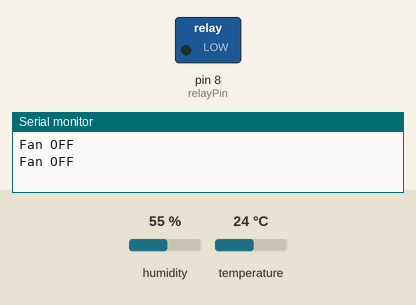
Simulated run of this sketch. Board: Arduino Uno, built with avr-gcc and run on an emulated ATmega328P. Shown: switched loads named in the sketch (green lamp = pin HIGH), the last lines printed to the serial monitor. The test bench sets the inputs (shaded band); at power-on: temperature 24 °C, humidity 55 %.

Above: at 2.8 s.
2.9 s: temperature set to 29 °C
5.6 s: temperature set to 32 °C
At 6.4 s:
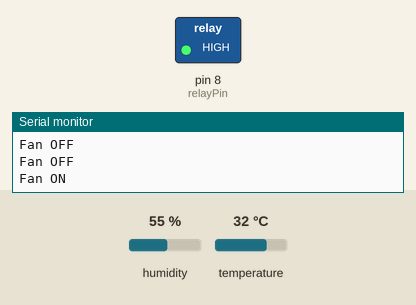
8.3 s: temperature set to 12 °C
At 11.1 s:
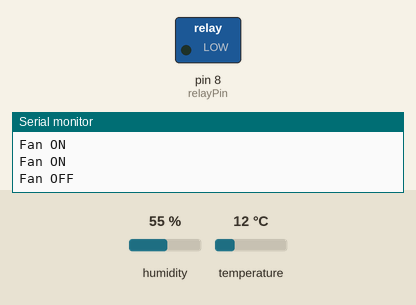
11.6 s: temperature set to 33 °C
At 13.5 s:
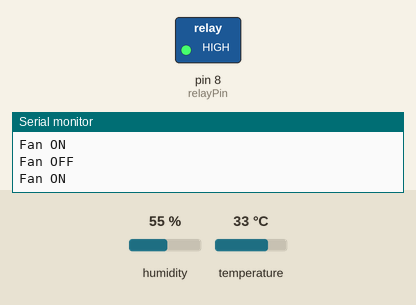
Timing chart, 0 to 15.0 s (numbered marks = the images above; inputs shaded):
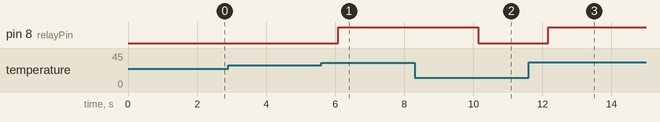

Measured:
- the behaviour switches between 30 and 31 °C on temperature (found by bisection; images 0 and 1)
- after the input at 5.6 s, pin 8 (relayPin): LOW → HIGH after 0.49 s
- after the input at 8.3 s, pin 8 (relayPin): HIGH → LOW after 1.8 s
- after the input at 11.6 s, pin 8 (relayPin): LOW → HIGH after 0.56 s

The sketch:

Automatic_Fan_Control.ino
```cpp
#include <DHT.h>

#define DHTPIN 2
#define DHTTYPE DHT11
#define relayPin 8

DHT dht(DHTPIN, DHTTYPE);

void setup() {
  pinMode(relayPin, OUTPUT);
  dht.begin();
  Serial.begin(9600);
}

void loop() {
  float temp = dht.readTemperature();

  if (temp > 30) {  // If temperature is above 30°C
    digitalWrite(relayPin, HIGH);  // Turn on the fan
    Serial.println("Fan ON");
  } else {
    digitalWrite(relayPin, LOW);  // Turn off the fan
    Serial.println("Fan OFF");
  }

  delay(2000);
}
```
